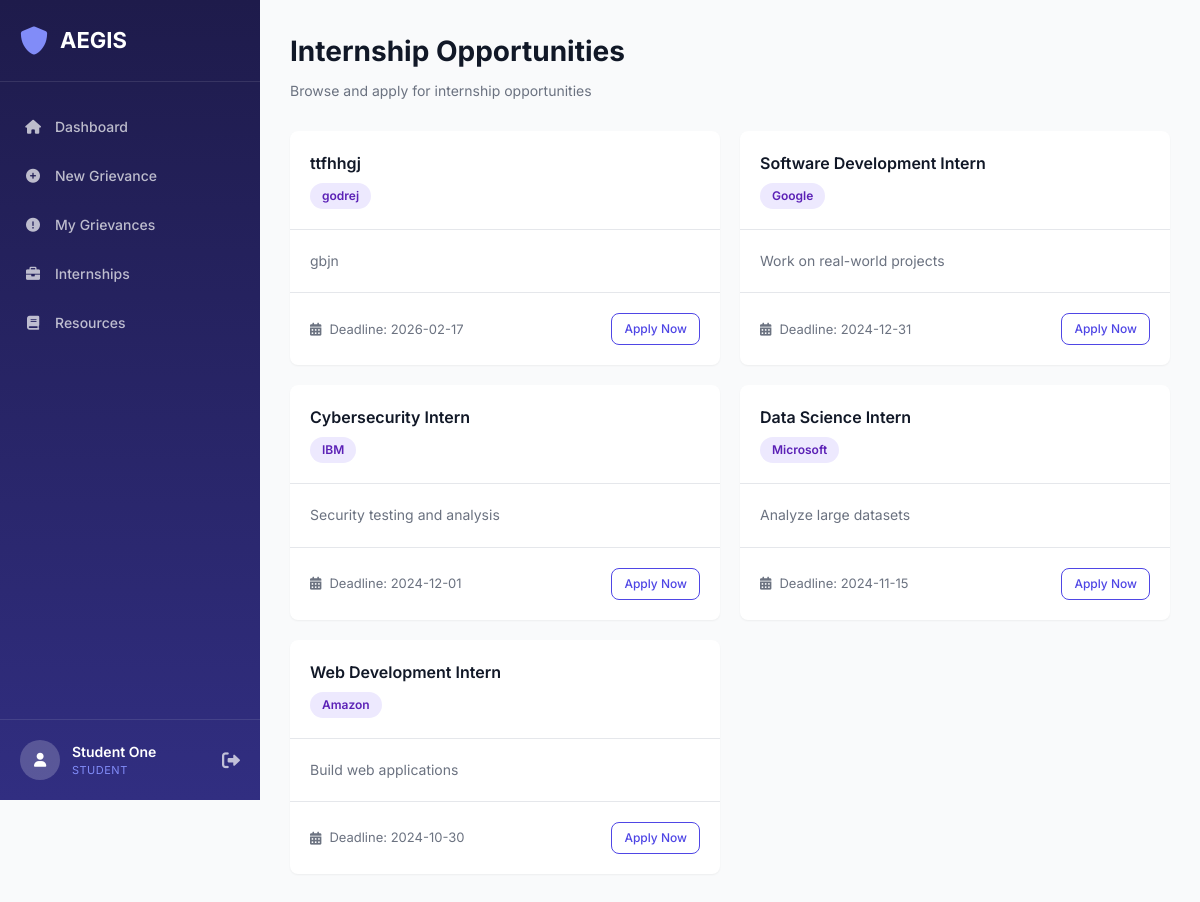
The page /student/internships (signed in) on the database its author committed.
### tables this page shows
CREATE TABLE internships (
            id INTEGER PRIMARY KEY AUTOINCREMENT,
            title TEXT NOT NULL,
            company TEXT NOT NULL,
            description TEXT,
            deadline DATE NOT NULL,
            created_at TIMESTAMP DEFAULT CURRENT_TIMESTAMP
        );

### app.py (the view)
@app.route('/student/internships')
@login_required
@role_required(['student'])
def student_internships():
    conn = get_db_connection()
    internships = conn.execute('SELECT * FROM internships ORDER BY deadline DESC').fetchall()
    conn.close()
    return render_template('student/internships.html', internships=internships)

### app.py (called while the page is built)
def get_db_connection():
    conn = sqlite3.connect('database.db')
    conn.row_factory = sqlite3.Row
    return conn

def login_required(f):
    @wraps(f)
    def decorated_function(*args, **kwargs):
        if 'user_id' not in session:
            return redirect(url_for('login'))
        return f(*args, **kwargs)
    return decorated_function

def role_required(roles):
    def decorator(f):
        @wraps(f)
        def decorated_function(*args, **kwargs):
            if 'role' not in session or session['role'] not in roles:
                flash('Unauthorized access', 'error')
                return redirect(url_for('login'))
            return f(*args, **kwargs)
        return decorated_function
    return decorator

### templates/student/internships.html (shortened to what this page needs)
{% extends "base.html" %}
{% block content %}
<div class="page-header">
    <h1>Internship Opportunities</h1>
    <p>Browse and apply for internship opportunities</p>
</div>
<div class="internships-grid">
    {% if internships %}
        {% for internship in internships %}
        <div class="internship-card">
            <div class="internship-header">
                <h3>{{ internship.title }}</h3>
                <span class="company-badge">{{ internship.company }}</span>
            </div>
            <div class="internship-body">
                <p>{{ internship.description }}</p>
            </div>
            <div class="internship-footer">
                <div class="deadline-info">
                    <i class="fas fa-calendar-alt"></i>
                    <span>Deadline: {{ internship.deadline }}</span>
                </div>
                <a href="#" class="btn btn-sm btn-outline">Apply Now</a>
            </div>
        </div>
        {% endfor %}
    {% else %}
    <div class="empty-state">
        <i class="fas fa-briefcase"></i>
        <h3>No internships available</h3>
        <p>Check back later for new opportunities.</p>
    </div>
    {% endif %}
</div>
{% endblock %}

### static/css/style.css (style rules this page uses)
:root { --primary-color: #4f46e5; --primary-hover: #4338ca; --secondary-color: #6b7280; --success-color: #10b981; --warning-color: #f59e0b; --danger-color: #ef4444; --info-color: #3b82f6; --dark-color: #1f2937; --light-color: #f9fafb; --white: #ffffff; --border-color: #e5e7eb; --text-primary: #111827; --text-secondary: #6b7280; --shadow-sm: 0 1px 2px 0 rgba(0, 0, 0, 0.05); --shadow-md: 0 4px 6px -1px rgba(0, 0, 0, 0.1); --shadow-lg: 0 10px 15px -3px rgba(0, 0, 0, 0.1); --radius: 8px; }
* { margin: 0; padding: 0; box-sizing: border-box; }
body { font-family: 'Inter', -apple-system, BlinkMacSystemFont, 'Segoe UI', Roboto, sans-serif; font-size: 14px; line-height: 1.5; color: var(--text-primary); background-color: var(--light-color); }
.btn { display: inline-flex; align-items: center; justify-content: center; gap: 8px; padding: 10px 20px; border: none; border-radius: var(--radius); font-size: 14px; font-weight: 500; cursor: pointer; text-decoration: none; transition: all 0.2s; }
.btn-sm { padding: 6px 12px; font-size: 12px; }
.btn-outline { background: transparent; border: 1px solid var(--primary-color); color: var(--primary-color); }
.page-header { margin-bottom: 30px; }
.page-header h1 { font-size: 28px; font-weight: 700; color: var(--text-primary); margin-bottom: 8px; }
.page-header p { color: var(--text-secondary); font-size: 14px; }

### static/css/dashboard.css (style rules this page uses)
.internships-grid { display: grid; grid-template-columns: repeat(auto-fill, minmax(300px, 1fr)); gap: 20px; }
.internship-card { background: var(--white); border-radius: var(--radius); box-shadow: var(--shadow-sm); overflow: hidden; transition: transform 0.2s, box-shadow 0.2s; }
.internship-header { padding: 20px; border-bottom: 1px solid var(--border-color); }
.internship-header h3 { font-size: 16px; font-weight: 600; color: var(--text-primary); margin-bottom: 8px; }
.company-badge { display: inline-block; padding: 4px 12px; background: #ede9fe; color: #5b21b6; border-radius: 20px; font-size: 12px; font-weight: 600; }
.internship-body { padding: 20px; }
.internship-body p { font-size: 14px; color: var(--text-secondary); line-height: 1.6; }
.internship-footer { padding: 20px; border-top: 1px solid var(--border-color); display: flex; justify-content: space-between; align-items: center; }
.deadline-info { display: flex; align-items: center; gap: 8px; color: var(--text-secondary); font-size: 13px; }

### rows shown on the page
internships: title "ttfhhgj", company "godrej", description "gbjn", deadline "2026-02-17"
internships: title "Software Development Intern", company "Google", description "Work on real-world projects", deadline "2024-12-31"
internships: title "Cybersecurity Intern", company "IBM", description "Security testing and analysis", deadline "2024-12-01"
internships: title "Data Science Intern", company "Microsoft", description "Analyze large datasets", deadline "2024-11-15"
internships: title "Web Development Intern", company "Amazon", description "Build web applications", deadline "2024-10-30"

### other values the page prints
{{ session.get('name') }} "Student One"
{{ session.get('role')|upper }} "STUDENT"
